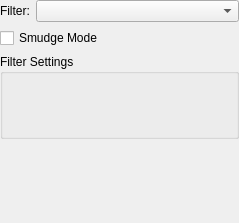
<?xml version="1.0" encoding="UTF-8"?>
<ui version="4.0">
 <class>FilterOpOptions</class>
 <widget class="QWidget" name="FilterOpOptions">
  <property name="geometry">
   <rect>
    <x>0</x>
    <y>0</y>
    <width>239</width>
    <height>223</height>
   </rect>
  </property>
  <layout class="QGridLayout" name="gridLayout">
   <property name="margin">
    <number>0</number>
   </property>
   <item row="0" column="0">
    <layout class="QVBoxLayout" name="verticalLayout">
     <item>
      <layout class="QHBoxLayout" name="horizontalLayout">
       <item>
        <widget class="QLabel" name="label">
         <property name="text">
          <string>Filter:</string>
         </property>
        </widget>
       </item>
       <item>
        <widget class="KisCmbIDList" name="filtersList">
         <property name="sizePolicy">
          <sizepolicy hsizetype="MinimumExpanding" vsizetype="Fixed">
           <horstretch>0</horstretch>
           <verstretch>0</verstretch>
          </sizepolicy>
         </property>
        </widget>
       </item>
      </layout>
     </item>
     <item>
      <widget class="QCheckBox" name="checkBoxSmudgeMode">
       <property name="text">
        <string>Smudge Mode</string>
       </property>
      </widget>
     </item>
    </layout>
   </item>
   <item row="1" column="0">
    <widget class="QGroupBox" name="grpFilterOptions">
     <property name="sizePolicy">
      <sizepolicy hsizetype="Expanding" vsizetype="Expanding">
       <horstretch>0</horstretch>
       <verstretch>0</verstretch>
      </sizepolicy>
     </property>
     <property name="title">
      <string>Filter Settings</string>
     </property>
    </widget>
   </item>
   <item row="2" column="0">
    <spacer name="verticalSpacer">
     <property name="orientation">
      <enum>Qt::Vertical</enum>
     </property>
     <property name="sizeHint" stdset="0">
      <size>
       <width>20</width>
       <height>60</height>
      </size>
     </property>
    </spacer>
   </item>
  </layout>
 </widget>
 <customwidgets>
  <customwidget>
   <class>KisCmbIDList</class>
   <extends>QComboBox</extends>
   <header>widgets/kis_cmb_idlist.h</header>
  </customwidget>
 </customwidgets>
 <resources/>
 <connections/>
</ui>
